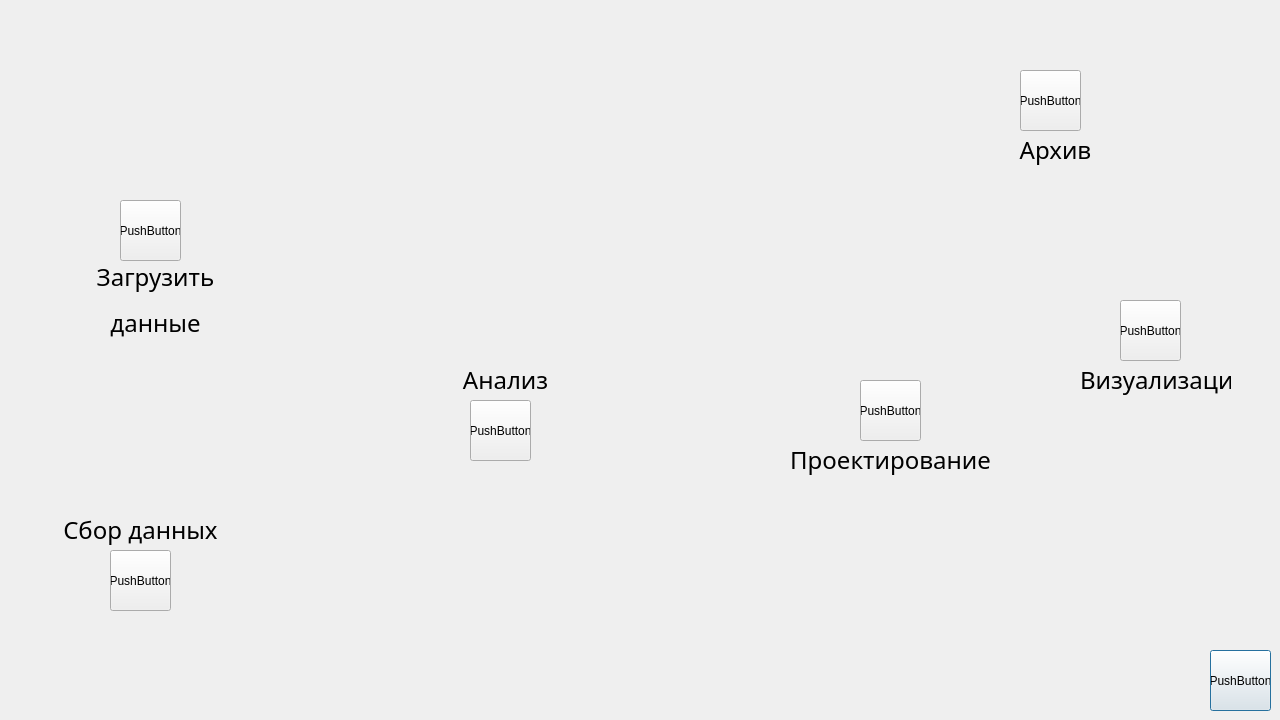
<?xml version="1.0" encoding="UTF-8"?>
<ui version="4.0">
 <class>Dialog</class>
 <widget class="QDialog" name="Dialog">
  <property name="geometry">
   <rect>
    <x>0</x>
    <y>0</y>
    <width>1280</width>
    <height>720</height>
   </rect>
  </property>
  <property name="windowTitle">
   <string>Инструмент планирования</string>
  </property>
  <property name="windowIcon">
   <iconset>
    <normaloff>../../../Desktop/f6bd564191e0356f891a383c18c2cbe9.ico</normaloff>../../../Desktop/f6bd564191e0356f891a383c18c2cbe9.ico</iconset>
  </property>
  <widget class="QPushButton" name="pushButton">
   <property name="geometry">
    <rect>
     <x>1210</x>
     <y>650</y>
     <width>61</width>
     <height>61</height>
    </rect>
   </property>
   <property name="text">
    <string>PushButton</string>
   </property>
  </widget>
  <widget class="QLabel" name="label">
   <property name="geometry">
    <rect>
     <x>0</x>
     <y>-310</y>
     <width>2471</width>
     <height>1341</height>
    </rect>
   </property>
   <property name="text">
    <string/>
   </property>
   <property name="pixmap">
    <pixmap>1.jpg</pixmap>
   </property>
  </widget>
  <widget class="QPushButton" name="pushButton_2">
   <property name="geometry">
    <rect>
     <x>110</x>
     <y>550</y>
     <width>61</width>
     <height>61</height>
    </rect>
   </property>
   <property name="text">
    <string>PushButton</string>
   </property>
  </widget>
  <widget class="QPushButton" name="pushButton_3">
   <property name="geometry">
    <rect>
     <x>120</x>
     <y>200</y>
     <width>61</width>
     <height>61</height>
    </rect>
   </property>
   <property name="text">
    <string>PushButton</string>
   </property>
  </widget>
  <widget class="QPushButton" name="pushButton_5">
   <property name="geometry">
    <rect>
     <x>470</x>
     <y>400</y>
     <width>61</width>
     <height>61</height>
    </rect>
   </property>
   <property name="text">
    <string>PushButton</string>
   </property>
  </widget>
  <widget class="QPushButton" name="pushButton_6">
   <property name="geometry">
    <rect>
     <x>860</x>
     <y>380</y>
     <width>61</width>
     <height>61</height>
    </rect>
   </property>
   <property name="text">
    <string>PushButton</string>
   </property>
  </widget>
  <widget class="QPushButton" name="pushButton_7">
   <property name="geometry">
    <rect>
     <x>1020</x>
     <y>70</y>
     <width>61</width>
     <height>61</height>
    </rect>
   </property>
   <property name="text">
    <string>PushButton</string>
   </property>
  </widget>
  <widget class="QPushButton" name="pushButton_8">
   <property name="geometry">
    <rect>
     <x>1120</x>
     <y>300</y>
     <width>61</width>
     <height>61</height>
    </rect>
   </property>
   <property name="text">
    <string>PushButton</string>
   </property>
  </widget>
  <widget class="QLabel" name="label_2">
   <property name="geometry">
    <rect>
     <x>80</x>
     <y>260</y>
     <width>151</width>
     <height>81</height>
    </rect>
   </property>
   <property name="font">
    <font>
     <family>Impact</family>
     <pointsize>18</pointsize>
    </font>
   </property>
   <property name="text">
    <string>&lt;html&gt;&lt;head/&gt;&lt;body&gt;&lt;p align=&quot;center&quot;&gt;Загрузить&lt;/p&gt;&lt;p align=&quot;center&quot;&gt;данные&lt;/p&gt;&lt;/body&gt;&lt;/html&gt;</string>
   </property>
  </widget>
  <widget class="QLabel" name="label_3">
   <property name="geometry">
    <rect>
     <x>60</x>
     <y>490</y>
     <width>161</width>
     <height>81</height>
    </rect>
   </property>
   <property name="font">
    <font>
     <family>Impact</family>
     <pointsize>18</pointsize>
    </font>
   </property>
   <property name="text">
    <string>&lt;html&gt;&lt;head/&gt;&lt;body&gt;&lt;p align=&quot;center&quot;&gt;Сбор данных&lt;/p&gt;&lt;/body&gt;&lt;/html&gt;</string>
   </property>
  </widget>
  <widget class="QLabel" name="label_5">
   <property name="geometry">
    <rect>
     <x>430</x>
     <y>340</y>
     <width>151</width>
     <height>81</height>
    </rect>
   </property>
   <property name="font">
    <font>
     <family>Impact</family>
     <pointsize>18</pointsize>
    </font>
   </property>
   <property name="text">
    <string>&lt;html&gt;&lt;head/&gt;&lt;body&gt;&lt;p align=&quot;center&quot;&gt;Анализ&lt;/p&gt;&lt;/body&gt;&lt;/html&gt;</string>
   </property>
  </widget>
  <widget class="QLabel" name="label_6">
   <property name="geometry">
    <rect>
     <x>790</x>
     <y>420</y>
     <width>201</width>
     <height>81</height>
    </rect>
   </property>
   <property name="font">
    <font>
     <family>Impact</family>
     <pointsize>18</pointsize>
    </font>
   </property>
   <property name="text">
    <string>&lt;html&gt;&lt;head/&gt;&lt;body&gt;&lt;p align=&quot;center&quot;&gt;Проектирование&lt;/p&gt;&lt;/body&gt;&lt;/html&gt;</string>
   </property>
  </widget>
  <widget class="QLabel" name="label_7">
   <property name="geometry">
    <rect>
     <x>980</x>
     <y>110</y>
     <width>151</width>
     <height>81</height>
    </rect>
   </property>
   <property name="font">
    <font>
     <family>Impact</family>
     <pointsize>18</pointsize>
    </font>
   </property>
   <property name="text">
    <string>&lt;html&gt;&lt;head/&gt;&lt;body&gt;&lt;p align=&quot;center&quot;&gt;Архив&lt;/p&gt;&lt;/body&gt;&lt;/html&gt;</string>
   </property>
  </widget>
  <widget class="QLabel" name="label_8">
   <property name="geometry">
    <rect>
     <x>1080</x>
     <y>340</y>
     <width>151</width>
     <height>81</height>
    </rect>
   </property>
   <property name="font">
    <font>
     <family>Impact</family>
     <pointsize>18</pointsize>
    </font>
   </property>
   <property name="text">
    <string>&lt;html&gt;&lt;head/&gt;&lt;body&gt;&lt;p align=&quot;center&quot;&gt;Визуализация&lt;/p&gt;&lt;/body&gt;&lt;/html&gt;</string>
   </property>
  </widget>
  <zorder>label</zorder>
  <zorder>pushButton</zorder>
  <zorder>pushButton_2</zorder>
  <zorder>pushButton_3</zorder>
  <zorder>pushButton_5</zorder>
  <zorder>pushButton_6</zorder>
  <zorder>pushButton_7</zorder>
  <zorder>pushButton_8</zorder>
  <zorder>label_2</zorder>
  <zorder>label_3</zorder>
  <zorder>label_5</zorder>
  <zorder>label_6</zorder>
  <zorder>label_7</zorder>
  <zorder>label_8</zorder>
 </widget>
 <resources/>
 <connections/>
</ui>
